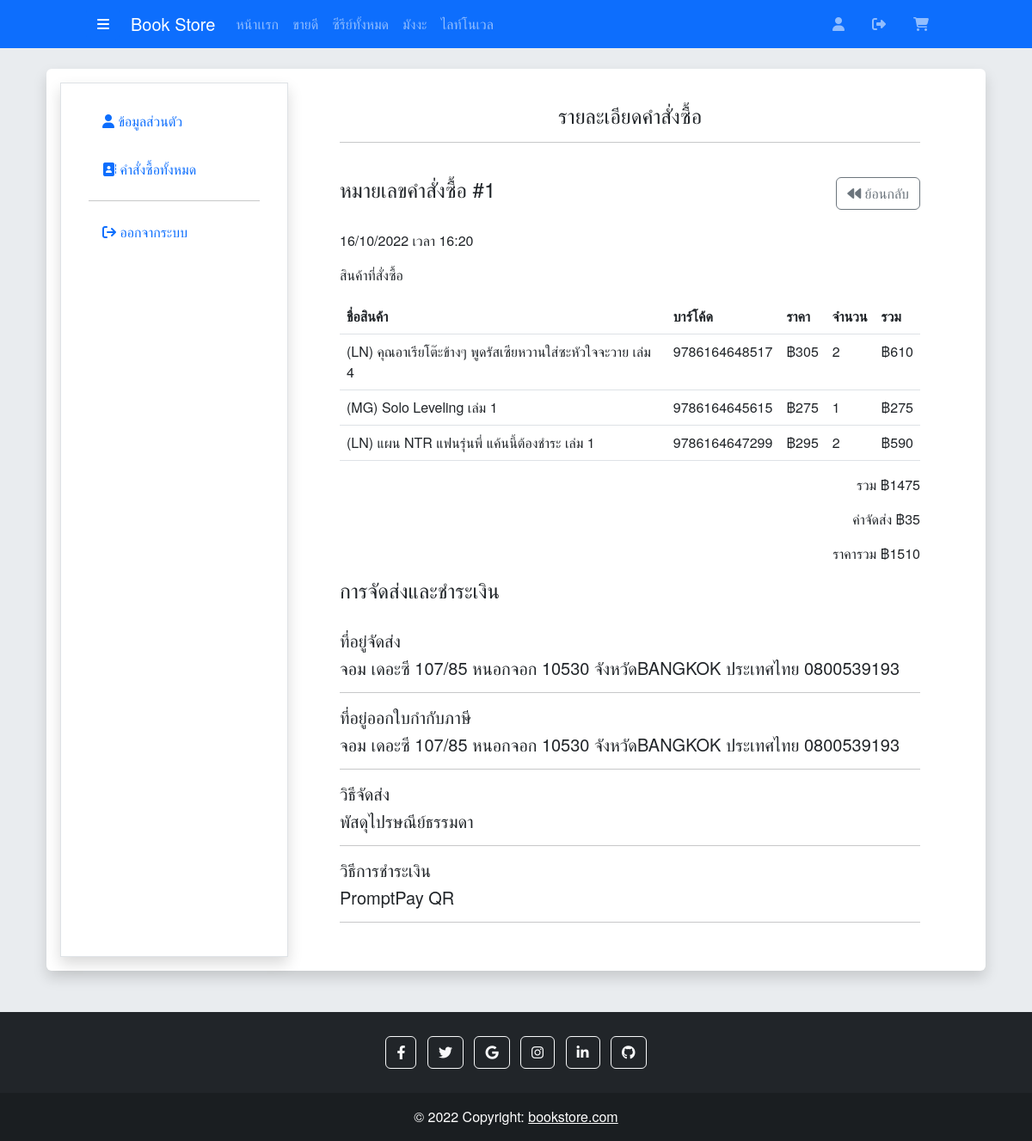
The app's page /bookstore_webapp/shop_page/adminOrderDetailID.php?id=1 (signed in) with its own data.
### tables this page shows
CREATE TABLE `order_user` (
  `order_id` int(11) NOT NULL,
  `user_id` int(11) NOT NULL,
  `address_id` int(11) NOT NULL,
  `delivery_id` int(11) NOT NULL,
  `checkout_id` int(11) NOT NULL,
  `total` varchar(255) NOT NULL,
  `created_at` timestamp NOT NULL DEFAULT CURRENT_TIMESTAMP
);

CREATE TABLE `user` (
  `user_id` int(11) NOT NULL,
  `user_firstname` varchar(255) NOT NULL,
  `user_lastname` varchar(255) NOT NULL,
  `user_birthday` date NOT NULL,
  `user_gender` int(11) NOT NULL,
  `user_email` varchar(255) NOT NULL,
  `user_password` varchar(255) NOT NULL,
  `user_role` varchar(255) NOT NULL,
  `created_at` timestamp NOT NULL DEFAULT CURRENT_TIMESTAMP
);

CREATE TABLE `book_type` (
  `type_id` int(11) NOT NULL,
  `type_name` varchar(255) NOT NULL,
  `book_type_name` varchar(255) NOT NULL
);

CREATE TABLE `allbooklist` (
  `book_id` int(11) NOT NULL,
  `book_name` varchar(255) NOT NULL,
  `book_author` varchar(255) NOT NULL,
  `book_type` varchar(255) NOT NULL,
  `book_release` int(11) NOT NULL,
  `book_genres` varchar(255) NOT NULL,
  `book_rate` int(11) NOT NULL,
  `book_detail` varchar(10000) NOT NULL,
  `book_cover` varchar(255) NOT NULL,
  `book_video` varchar(255) NOT NULL,
  `book_allcount` varchar(255) NOT NULL,
  `created_at` timestamp NOT NULL DEFAULT CURRENT_TIMESTAMP
);

CREATE TABLE `book_volume` (
  `volume_id` int(11) NOT NULL,
  `volume_name` varchar(255) NOT NULL
);

CREATE TABLE `allbooklist_volume` (
  `allbook_id` int(11) NOT NULL,
  `book_id` int(11) NOT NULL,
  `volume_id` int(11) NOT NULL,
  `type_id` int(11) NOT NULL,
  `book_release_volume` date NOT NULL,
  `book_remain_volume` varchar(255) NOT NULL,
  `book_barcode_volume` varchar(255) NOT NULL,
  `book_detail_volume` varchar(10000) NOT NULL,
  `book_img_volume` varchar(255) NOT NULL,
  `book_count` int(11) NOT NULL,
  `book_remain` int(11) NOT NULL,
  `book_price_volume` varchar(255) NOT NULL,
  `created_at` timestamp NOT NULL DEFAULT CURRENT_TIMESTAMP
);

CREATE TABLE `order_detail` (
  `detail_id` int(11) NOT NULL,
  `order_id` int(11) NOT NULL,
  `allbook_id` int(11) NOT NULL,
  `allbook_qty` varchar(255) NOT NULL
);

CREATE TABLE `user_address` (
  `address_id` int(11) NOT NULL,
  `user_id` int(11) NOT NULL,
  `user_address` varchar(255) NOT NULL,
  `user_postcode` varchar(255) NOT NULL,
  `user_district` varchar(255) NOT NULL,
  `user_province` varchar(255) NOT NULL,
  `user_country` varchar(255) NOT NULL,
  `user_phone` varchar(255) NOT NULL,
  `created_at` timestamp NOT NULL DEFAULT CURRENT_TIMESTAMP
);

CREATE TABLE `book_delivery` (
  `delivery_id` int(11) NOT NULL,
  `delivery_name` varchar(255) NOT NULL
);

CREATE TABLE `user_checkout` (
  `checkout_id` int(11) NOT NULL,
  `checkout_name` varchar(255) NOT NULL
);

### bookstore_webapp/shop_page/adminOrderDetailID.php (the view, shortened to what this page needs)
<?php
require_once '../config/db.php';
if (isset($_SESSION['admin_login'])) {
    if (isset($_GET['id'])) {
        $id = $_GET['id'];
        $stmt = $conn->prepare("SELECT * FROM user JOIN order_user JOIN order_detail JOIN user_address JOIN allbooklist_volume JOIN allbooklist JOIN book_volume JOIN book_type JOIN user_checkout JOIN book_delivery
        ON user.user_id = order_user.user_id AND order_user.order_id = order_detail.order_id AND user_address.address_id = order_user.address_id AND allbooklist_volume.allbook_id = order_detail.allbook_id AND allbooklist_volume.book_id = allbooklist.book_id
        AND allbooklist_volume.volume_id = book_volume.volume_id  AND allbooklist_volume.type_id = book_type.type_id AND order_user.delivery_id = book_delivery.delivery_id AND order_user.checkout_id = user_checkout.checkout_id
        WHERE order_user.order_id = $id");
        $stmt->execute();
        $orders = $stmt->fetchAll();
        $stmt1 = $conn->prepare("SELECT * FROM order_user WHERE order_id = $id");
        $stmt1->execute();
        $order = $stmt1->fetch();
    }
}
?>
<!DOCTYPE html>
<html lang="en">
<head>
    <link href="https://cdn.jsdelivr.net/npm/bootstrap@5.2.0-beta1/dist/css/bootstrap.min.css" rel="stylesheet">
    <link rel="stylesheet" href="https://cdnjs.cloudflare.com/ajax/libs/font-awesome/6.1.2/css/all.min.css"/>
    <link href="homeStyle.css" rel="stylesheet">
</head>
<body>
    <?php require_once 'shopHeader.php'; ?>
    <br>
    <div class="container px-4">
        <div class="col-md-12 shadow p-3 mb-5 bg-white rounded">
            <div class="container product_data rounded bg-white">
                <div class="row">
                    <div class="col-md-3 border-right border border-1 shadow p-4">
                        <?php require_once 'adminChangePage.php'; ?>
                    </div>
                    <div class="col-md-9">
                        <div class="p-4 px-5">
                            <div class="align-items-center text-center">
                                <h4>รายละเอียดคำสั่งซื้อ</h4>
                            </div><hr><br>
                            <div class="d-flex justify-content-between align-items-center experience">
                                <h4>หมายเลขคำสั่งซื้อ #<?= $id ?></h4>
                                <a href="adminOrderDetail.php" class="btn btn-outline-secondary">
                                    <i class="fa-solid fa-backward"></i> ย้อนกลับ
                                </a>
                            </div><br>
                            <p><?= date('d/m/Y',strtotime($order['created_at'])); ?> เวลา <?= date('H:i',strtotime($order['created_at'])); ?></p>
                            <p>สินค้าที่สั่งซื้อ</p>
                            <table class="table">
                                <thead>
                                    <tr>
                                        <th scope="col">ชื่อสินค้า</th>
                                        <th scope="col">บาร์โค้ด</th>
                                        <th scope="col">ราคา</th>
                                        <th scope="col">จำนวน</th>
                                        <th scope="col">รวม</th>
                                    </tr>
                                </thead>
                                <tbody>
                                    <?php
                                        foreach ($orders as $order) {
                                    ?>
                                        <tr>
                                            <td><?= $order['book_type_name']; ?> <?= $order['book_name']; ?> <?= $order['volume_name']; ?></td>
                                            <td><?= $order['book_barcode_volume']; ?></td>
                                            <td>฿<?= $order['book_price_volume']; ?></td></td>
                                            <td><?= $order['allbook_qty']; ?></td>
                                            <td>฿<?= $order['book_price_volume']*$order['allbook_qty']; ?></td>
                                        </tr>
                                    <?php  } ?>
                                </tbody>
                            </table>
                            <div class="align-items-center text-end">
                                <p>รวม ฿<?= $order['total']-35 ?></p>
                                <p>ค่าจัดส่ง  ฿35</p>
                                <p>ราคารวม ฿<?= $order['total'] ?></p>
                            </div>
                            <h4>การจัดส่งและชำระเงิน</h4><br>
                            <h5>ที่อยู่จัดส่ง</h5>
                            <h5><?= $order['user_firstname']; ?>
                                <?= $order['user_lastname']; ?>
                                <?= $order['user_address']; ?>
                                <?= $order['user_district']; ?>
                                <?= $order['user_postcode']; ?>
                                จังหวัด<?= $order['user_province']; ?>
                                ประเทศ<?= $order['user_country']; ?>
                                <?= $order['user_phone']; ?>
                            </h5><hr>
                            <h5>ที่อยู่ออกใบกำกับภาษี</h5>
                            <h5><?= $order['user_firstname']; ?>
                                <?= $order['user_lastname']; ?>
                                <?= $order['user_address']; ?>
                                <?= $order['user_district']; ?>
                                <?= $order['user_postcode']; ?>
                                จังหวัด<?= $order['user_province']; ?>
                                ประเทศ<?= $order['user_country']; ?>
                                <?= $order['user_phone']; ?>
                            </h5><hr>
                            <h5>วิธีจัดส่ง</h5>
                            <h5><?= $order['delivery_name']; ?></h5><hr>
                            <h5>วิธีการชำระเงิน</h5>
                            <h5><?= $order['checkout_name']; ?></h5><hr>
                        </div>
                    </div>
                </div>
            </div>
        </div>
    </div>
    <?php require_once 'shopFooter.php'; ?>
</body>
</html>

### bookstore_webapp/shop_page/homeStyle.css (style rules this page uses)
body { background: #e9ecef; font-family: Helvetica Neue, Helvetica, Arial, sans-serif; margin: 0; padding: 0; }

### records on screen
order_user: created_at "16/10/2022", created_at "16:20", $order['total']-35 "1475", total "1510"
user: book_type.book_type_name "(LN)", allbooklist.book_name "คุณอาเรียโต๊ะข้างๆ พูดรัสเซียหวานใส่ซะหัวใจจะวาย", book_volume.volume_name "เล่ม 4", allbooklist_volume.book_barcode_volume "9786164648517", allbooklist_volume.book_price_volume "305", order_detail.allbook_qty "2", allbooklist_volume.book_price_volume "610", book_type.book_type_name "(MG)", allbooklist.book_name "Solo Leveling", book_volume.volume_name "เล่ม 1", allbooklist_volume.book_barcode_volume "9786164645615", allbooklist_volume.book_price_volume "275", order_detail.allbook_qty "1", allbooklist.book_name "แผน NTR แฟนรุ่นพี่ แค้นนี้ต้องชำระ", allbooklist_volume.book_barcode_volume "9786164647299", allbooklist_volume.book_price_volume "295", allbooklist_volume.book_price_volume "590", user_firstname "จอม", user_lastname "เดอะซี"
user_address: user_address "107/85", user_district "หนอกจอก", user_postcode "10530", user_province "BANGKOK", user_country "ไทย", user_phone "0800539193"
book_delivery: delivery_name "พัสดุไปรษณีย์ธรรมดา"
user_checkout: checkout_name "PromptPay QR"

### other values on screen
$id "1"
